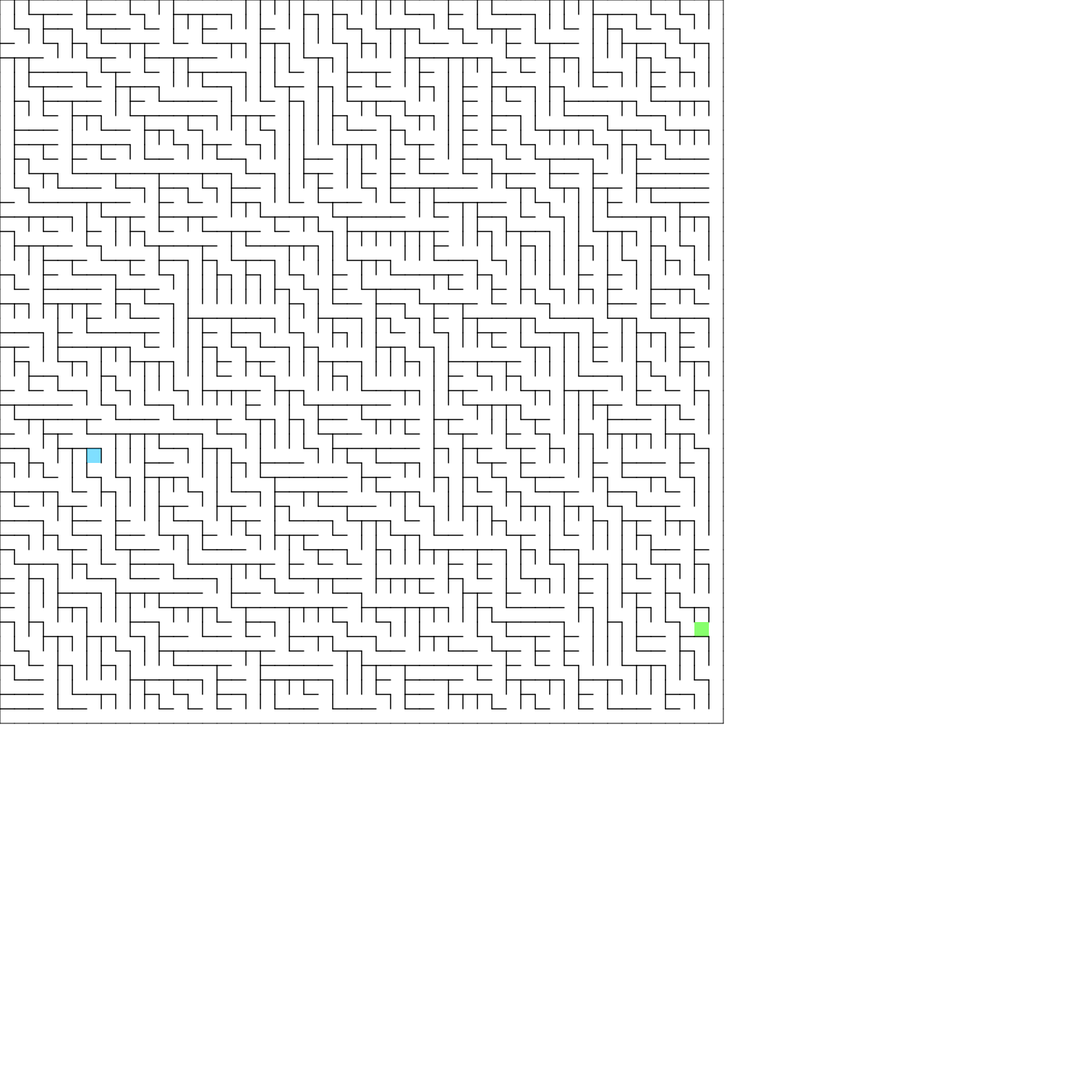
Frame 1 (no input)
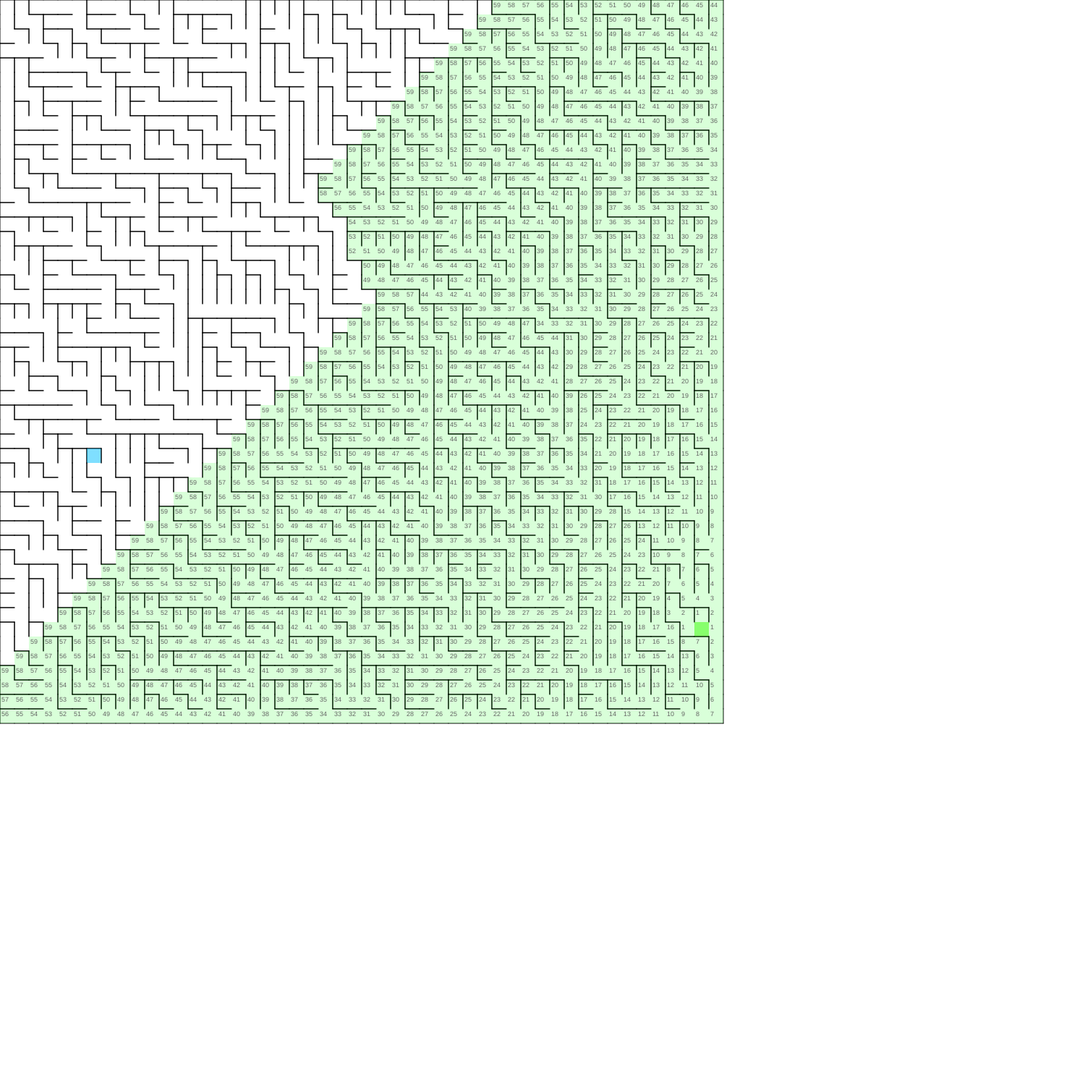
Frame 60 (no input)
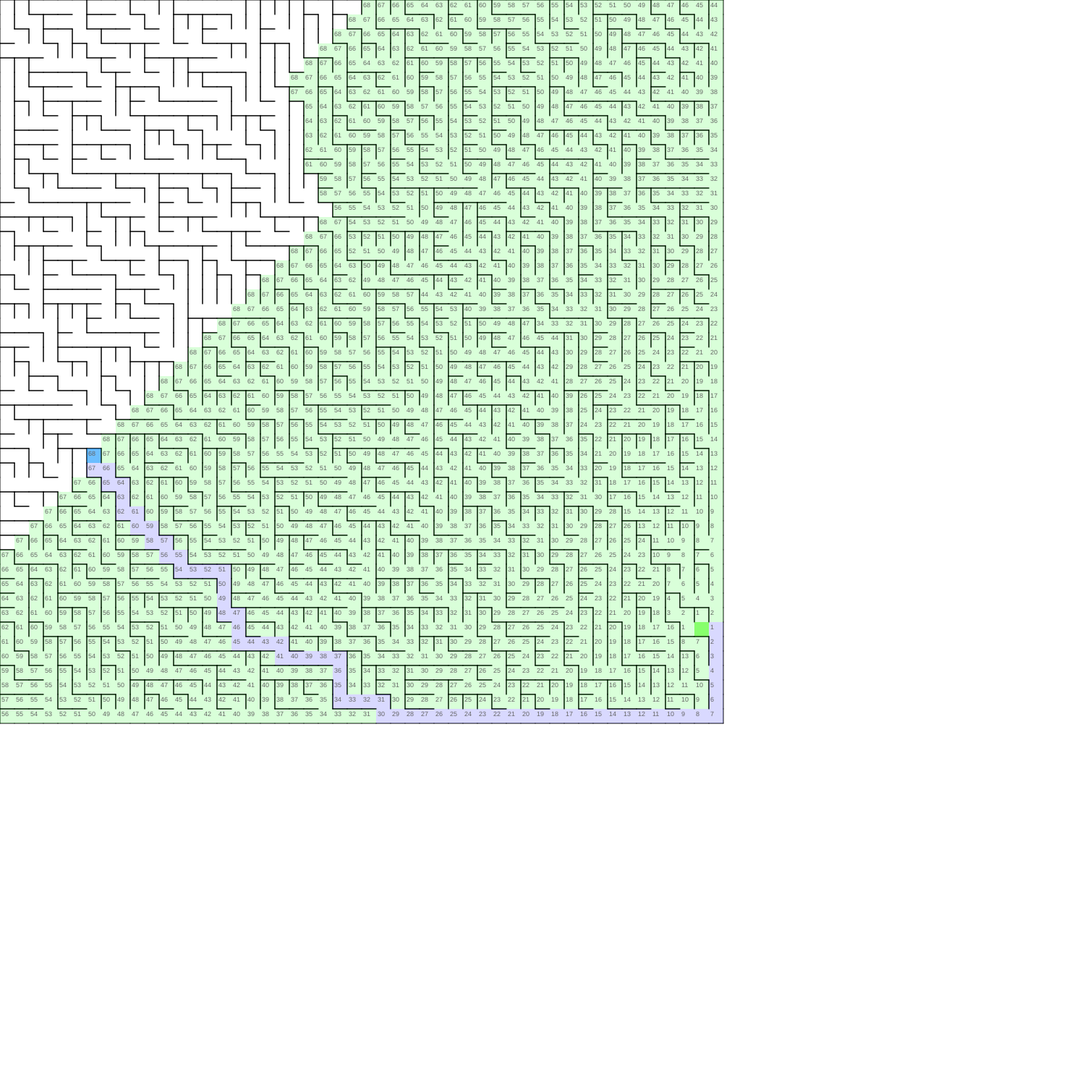
Frame 120 (the mouse pressed at the canvas centre since frame 60)

The p5.js sketch that drew these frames (run headless with seeded random() and noise() and a simulated clock; from frame 60 on, the mouse is pressed at the canvas centre):

// p5.js sketch
// ── sketch.js
let grid;

function setup() {
  createCanvas(1500, 1500);
  grid = new Grid(50, 50);
  grid.init();
}

function draw() {
  background(255);
  grid.draw();
}

function Grid(rows, columns) {
  
  this.rows = rows;
  this.columns = columns;
  this.grid = [];
  this.start = null;
  this.finish = null;

  this.frontier = [];
  this.newFrontier = [];
  this.distanceTraveled = 0;
  this.finished = false;
  
  this.init = function() {
    for(let r = 0; r < this.rows; r++) {
      this.grid.push([]);
      for(let c = 0; c < this.columns; c++) {
        this.grid[r].push(new Cell(r, c));
      }
    }
    this.generateBinaryTreeMaze();
    this.placeStartFinishMarkers();
    this.setNeighbours();

    this.frontier.push(this.start);

  }

  this.draw = function() {

    this.walkBinaryTreeMaze();
    
    for(let r = 0; r < this.rows; r++) {
      for(let c = 0; c < this.columns; c++) {
        this.grid[r][c].draw();
      }
    }
  }

  this.generateBinaryTreeMaze = function() {

    let pathChoises = ["east", "south"];
  
    for(let r = 0; r < this.rows; r++) {
      for(let c = 0; c < this.columns; c++) {
  
        let linkDirection = pathChoises[Math.floor(Math.random() * 2)];
  
        if(linkDirection == "east"){
          if(this.grid[r][c+1] !== undefined){
            // link with the eastern neighbour
            this.grid[r][c].link(this.grid[r][c+1]);
          }
          else{
            // can't link east so link south if possible
            if(this.grid[r+1] !== undefined){
              this.grid[r][c].link(this.grid[r+1][c]);
            }
          }
        }
  
        if(linkDirection == "south"){
          if(this.grid[r+1] !== undefined){
            // link with the southern neighbour
            this.grid[r][c].link(this.grid[r+1][c]);
          }
          else{
            // can't link south so link east if possible
            if(this.grid[r][c+1] !== undefined){
              this.grid[r][c].link(this.grid[r][c+1]);
            }
          }
        }
  
      }
    }
  }

  this.placeStartFinishMarkers = function() {
    
    let start = this.grid[Math.floor(Math.random() * this.rows)][Math.floor(Math.random() * this.columns)];
    start.isStart = true;
    this.start = start;

    let finish = this.grid[Math.floor(Math.random() * this.rows)][Math.floor(Math.random() * this.columns)];
    finish.isFinish = true;
    this.finish = finish; 
    
  }

  this.setNeighbours = function() {
    for(let r = 0; r < this.rows; r++) {
      for(let c = 0; c < this.columns; c++) {
        if(!this.grid[r][c].borders.top){
          this.grid[r][c].neighbours.push(this.grid[r-1][c]);
        }
        if(!this.grid[r][c].borders.right){
          this.grid[r][c].neighbours.push(this.grid[r][c+1]);
        }
        if(!this.grid[r][c].borders.bottom){
          this.grid[r][c].neighbours.push(this.grid[r+1][c]);
        }
        if(!this.grid[r][c].borders.left){
          this.grid[r][c].neighbours.push(this.grid[r][c-1]);
        }
      }
    }
  }

  this.walkBinaryTreeMaze = function() {
    if(!this.finished){
      this.newFrontier = [];
      for(let i = 0; i < this.frontier.length; i++){
        
        this.frontier[i].distanceFromStart = this.distanceTraveled;
        this.frontier[i].visited = true;
  
        if(this.frontier[i].isFinish){  

          let backtrackCell = this.frontier[i];        
          while (backtrackCell){
            backtrackCell.color = 'rgba(0, 0, 255, 0.15)';
            backtrackCell = backtrackCell.getNeighbourWithSmallestDistance();
          }

          this.finished = true;
          break;
        }
        for(let j = 0; j < this.frontier[i].neighbours.length; j++){
          if(!this.frontier[i].neighbours[j].visited){
            this.newFrontier.push(this.frontier[i].neighbours[j]);
          }
        }
      }
      this.frontier = this.newFrontier;
      this.distanceTraveled++;
    }
  }

}

function Cell(row, column) {
  
  this.row = row;
  this.column = column;
  this.size = 20; // pixels
  this.color = 'rgba(0, 255, 0, 0.15)';
  this.borders = {
    top: true,
    right: true,
    bottom: true,
    left: true
  };
  this.isStart = false;
  this.isFinish = false;
  this.neighbours = [];
  this.visited = false;
  this.distanceFromStart = 0;

  this.draw = function() {

    stroke(0);

    // top border
    if(this.borders.top)
      line(this.column * this.size, this.row * this.size, (this.column + 1) * this.size, this.row * this.size);
    
    // right border
    if(this.borders.right)
      line((this.column + 1) * this.size, this.row * this.size, (this.column + 1) * this.size, (this.row + 1) * this.size);
    
    // bottom border
    if(this.borders.bottom)
      line(this.column * this.size, (this.row + 1) * this.size, (this.column + 1) * this.size, (this.row + 1) * this.size);
    
    // left border
    if(this.borders.left)
      line(this.column * this.size, this.row * this.size, this.column * this.size, (this.row + 1) * this.size);

    if(this.isStart){
      fill('rgba(64, 255, 0, 0.5)');
      noStroke();
      rect(this.column * this.size, this.row * this.size, this.size, this.size);
    }

    if(this.isFinish){
      fill('rgba(0, 192, 255, 0.5)');
      noStroke();
      rect(this.column * this.size, this.row * this.size, this.size, this.size);
    }

    if(this.visited){
      fill(this.color);
      noStroke();
      rect(this.column * this.size, this.row * this.size, this.size, this.size);
    }

    if(this.distanceFromStart){
      textSize(9);
      fill(100);
      text(this.distanceFromStart, (this.column * this.size)+2, (this.row * this.size)+10);
    }

  }

  this.link = function(cell) {
    
    if(cell.column == this.column) {
      // is the cell a northern or southern neighbour?
      if(cell.row < this.row) {
        // northern neighbour
        cell.borders.bottom = false;
        this.borders.top = false;
      }
      else {
        // southern neighbour
        cell.borders.top = false;
        this.borders.bottom = false;
      }
    }
    else {
      // is the cell an eastern or western neighbour?
      if(cell.column < this.column) {
        // western neighbour
        cell.borders.right = false;
        this.borders.left = false;
      }
      else {
        // eastern neighbour
        cell.borders.left = false;
        this.borders.right = false;
      }
    }
    
  }

  this.getNeighbourWithSmallestDistance = function() {

    let neighbours = [];
    let result = null;

    for(let i = 0; i < this.neighbours.length; i++) {
      if(this.neighbours[i].isStart){
        return null;
      }
      if(this.neighbours[i].distanceFromStart > 0){
        neighbours.push(this.neighbours[i]);
        if(!result){
          result = this.neighbours[i];
        }
      }
    }

    for(let i = 0; i < neighbours.length; i++) {
      if(neighbours[i].distanceFromStart < result.distanceFromStart){
        result = neighbours[i];
      }
    }

    return result;
}
  
}
